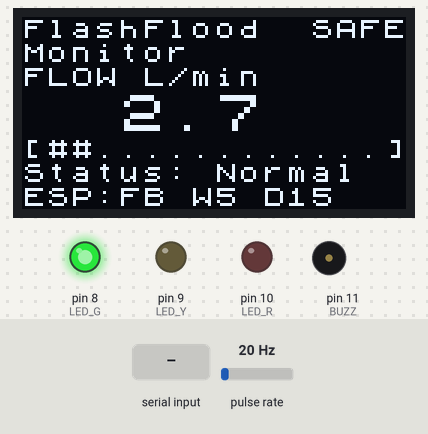
The sketch below on a simulated Arduino Uno, built with avr-gcc and run on an emulated ATmega328P. Shown: 128×64 one-colour display, output pins drawn as LEDs (lit = HIGH), buzzer (waves = sounding, pin HIGH). Wiring (inferred from the names in the program): pulse sensor: data pin 2. The test bench sets the inputs (shaded band); at power-on: pulse rate 20 Hz. What the sketch prints to the serial monitor is not drawn.

Above: at 2.1 s.
2.2 s: "S,45\n" received over the second serial link
At 4.2 s:
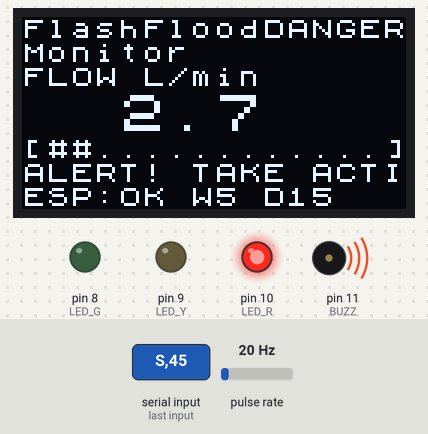
4.5 s: pulse rate (sensor on pin 2) set to 34 Hz
At 7.3 s:
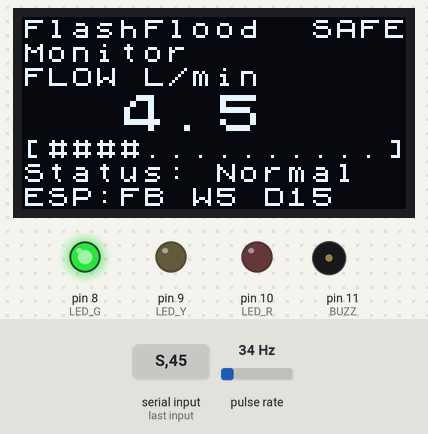
7.5 s: pulse rate (sensor on pin 2) set to 39 Hz
At 10.4 s:
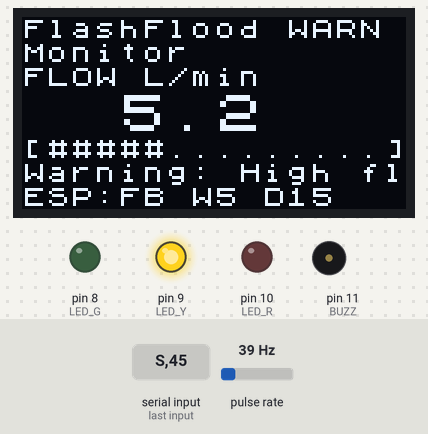
10.5 s: pulse rate (sensor on pin 2) set to 4 Hz
At 13.1 s:
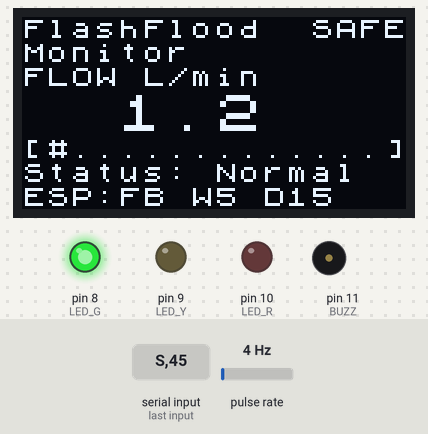
13.4 s: "S,45\n" received over the second serial link
At 14.8 s:
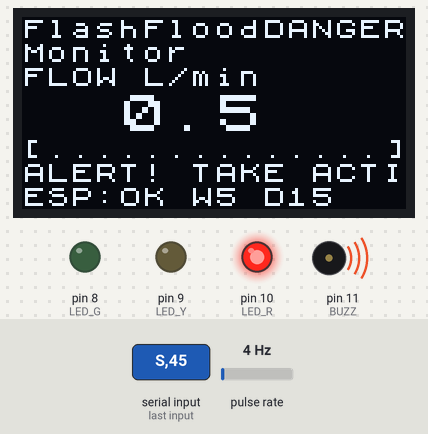
Timing chart, 0 to 16.7 s (numbered marks = the images above; inputs shaded):
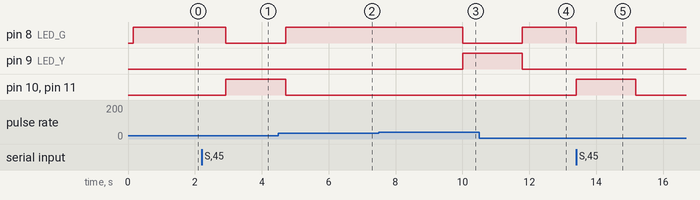

The sketch:

UNO_ATmega_Core.ino
```cpp
#include <SoftwareSerial.h>
#include <Wire.h>
#include <U8x8lib.h>

#define FLOW_PIN 2
#define LED_G 8
#define LED_Y 9
#define LED_R 10
#define BUZZ  11

// UNO RX=D4 (from ESP32 TX17), UNO TX=D5 (to ESP32 RX16 via divider)
SoftwareSerial link(4, 5);

// OLED (I2C) low-RAM text mode: 16 cols x 8 rows
U8X8_SSD1306_128X64_NONAME_HW_I2C oled(U8X8_PIN_NONE);

// Flow sensor calibration (YF-S201 typical)
const float CAL_FACTOR = 7.5;

// Thresholds
const float WARN_LMIN   = 5.0;
const float DANGER_LMIN = 15.0;

volatile unsigned long pulseCount = 0;
void pulseISR() { pulseCount++; }

void setOutputs(int s) {
  digitalWrite(LED_G, s == 0);
  digitalWrite(LED_Y, s == 1);
  digitalWrite(LED_R, s == 2);
  digitalWrite(BUZZ,  s == 2);
}

int fallbackState(float flowLmin) {
  if (flowLmin >= DANGER_LMIN) return 2;
  if (flowLmin >= WARN_LMIN) return 1;
  return 0;
}

const char* stateToText(int s) {
  if (s == 2) return "DANGER";
  if (s == 1) return "WARN";
  return "SAFE";
}

// Read reply line like: "S,2\n"
int readStateFromESP32(unsigned long timeoutMs = 400) {
  unsigned long start = millis();

  char buf[24];
  uint8_t idx = 0;

  while (millis() - start < timeoutMs) {
    while (link.available()) {
      char c = (char)link.read();
      if (c == '\r') continue;

      if (c == '\n') {
        buf[idx] = '\0';

        if (idx > 0) {
          Serial.print("ESP32 reply: ");
          Serial.println(buf);
        }

        if (idx >= 3 && buf[0] == 'S' && buf[1] == ',') {
          int s = buf[2] - '0';
          if (s < 0) s = 0;
          if (s > 2) s = 2;
          return s;
        }

        idx = 0;
      } else {
        if (idx < sizeof(buf) - 1) buf[idx++] = c;
      }
    }
  }

  Serial.println("ESP32 reply: (none)");
  return -1;
}

// ---------- OLED UI helpers (16x8 cells) ----------

// Build a 16-char bar like: [####......]
void makeBar(char* out16, float flow) {
  // 16 columns total. We'll use 14 for bar + 2 brackets => "[............]"
  // length must fit 16 exactly including null terminator in buffer size 17.
  int filled = 0;

  // Map flow to 0..14 using DANGER as "full"
  float ratio = flow / DANGER_LMIN;
  if (ratio < 0) ratio = 0;
  if (ratio > 1) ratio = 1;

  filled = (int)(ratio * 14.0f + 0.5f);

  out16[0] = '[';
  for (int i = 0; i < 14; i++) out16[1 + i] = (i < filled) ? '#' : '.';
  out16[15] = ']';
  out16[16] = '\0';
}

// Format a short flow string for big display (max 5 chars)
void formatFlowBig(char* out, float flow) {
  // Prefer "12.3" (4 chars) or "0.0"
  // If too big, show "99+"
  if (flow >= 99.95f) {
    strcpy(out, "99+");
    return;
  }
  // One decimal keeps it short and readable in 2x2
  dtostrf(flow, 4, 1, out);   // width=4, 1 decimal => "12.3" or " 0.0"
  // Remove leading spaces for nicer centering
  while (out[0] == ' ') memmove(out, out + 1, strlen(out));
}

// Creative UI screen
void oledShow(float flowLmin, int state, bool espOk) {
  // Clear all 8 rows
  for (uint8_t y = 0; y < 8; y++) oled.clearLine(y);

  // Title (split to fit 16 cols)
  oled.drawString(0, 0, "FlashFlood");
  oled.drawString(0, 1, "Monitor");

  // Status badge on right side (fits)
  // Row 0 right area: "SAFE"/"WARN"/"DANGER"
  const char* st = stateToText(state);
  // Place status at col 10 (adjust if you want)
  if (state == 2) oled.drawString(10, 0, "DANGER");  // 6 chars
  else if (state == 1) oled.drawString(11, 0, "WARN"); // 4 chars
  else oled.drawString(12, 0, "SAFE"); // 4 chars

  // Big flow value (2x2)
  // Uses rows 2-3 and columns 0..?
  char fbig[8];
  formatFlowBig(fbig, flowLmin);

  oled.drawString(0, 2, "FLOW L/min");
  // big number starting around col 4 row 3 for good look
  oled.draw2x2String(4, 3, fbig);

  // Bar indicator (row 5)
  char bar[17];
  makeBar(bar, flowLmin);
  oled.drawString(0, 5, bar);

  // Bottom info row (row 7)
  // Example: "ESP:OK  W:5 D:15"
  char bottom[17];
  // Keep under 16 chars!
  // "ESP:OK W5 D15" = 12 chars
  snprintf(bottom, sizeof(bottom), "ESP:%s W5 D15", espOk ? "OK" : "FB");
  oled.drawString(0, 7, bottom);

  // Small hint row (row 6) based on state
  if (state == 2) oled.drawString(0, 6, "ALERT! TAKE ACTION");
  else if (state == 1) oled.drawString(0, 6, "Warning: High flow");
  else oled.drawString(0, 6, "Status: Normal");
}
// -----------------------------------------------

void setup() {
  Serial.begin(9600);
  link.begin(9600);

  pinMode(LED_G, OUTPUT);
  pinMode(LED_Y, OUTPUT);
  pinMode(LED_R, OUTPUT);
  pinMode(BUZZ, OUTPUT);

  pinMode(FLOW_PIN, INPUT_PULLUP);
  attachInterrupt(digitalPinToInterrupt(FLOW_PIN), pulseISR, FALLING);

  oled.begin();
  oled.setPowerSave(0);
  oled.setFont(u8x8_font_chroma48medium8_r);

  // If your OLED is upside down, uncomment this:
  // oled.setFlipMode(1);

  oled.clearDisplay();
  oled.drawString(0, 0, "FlashFlood");
  oled.drawString(0, 1, "Monitor Booting");

  setOutputs(0);
  Serial.println("UNO core ready (Creative OLED + Serial).");
}

void loop() {
  // Measure pulses for 1 second
  noInterrupts();
  pulseCount = 0;
  interrupts();

  delay(1000);

  noInterrupts();
  unsigned long p = pulseCount;
  interrupts();

  // Flow in L/min
  float flowLmin = ((float)p) / CAL_FACTOR;

  // Send flow to ESP32
  link.print("F,");
  link.print(flowLmin, 2);
  link.print("\n");

  // Read state from ESP32
  int state = readStateFromESP32(400);
  bool espOk = true;

  if (state == -1) {
    espOk = false;
    state = fallbackState(flowLmin);
  }

  setOutputs(state);

  // Serial output (kept)
  Serial.print("Flow=");
  Serial.print(flowLmin, 2);
  Serial.print(" L/min  State=");
  Serial.print(state);
  Serial.print("  ESP=");
  Serial.println(espOk ? "OK" : "FALLBACK");

  // OLED UI
  oledShow(flowLmin, state, espOk);
}
```

Measured:
- the behaviour switches between 37 and 38 Hz on pulse rate (sensor on pin 2) (found by bisection; images 2 and 3)
- after the input at 2.2 s, pin 8 (LED_G): HIGH → LOW after 0.73 s; pin 10 (LED_R), pin 11 (BUZZ): LOW → HIGH after 0.73 s
- after the input at 7.5 s, pin 8 (LED_G): HIGH → LOW after 2.5 s; pin 9 (LED_Y): LOW → HIGH after 2.5 s
- after the input at 10.5 s, pin 8 (LED_G): LOW → HIGH after 1.3 s; pin 9 (LED_Y): HIGH → LOW after 1.3 s
- after the input at 13.4 s, pin 8 (LED_G): HIGH → LOW at once, → HIGH 1.8 s later; pin 10 (LED_R), pin 11 (BUZZ): LOW → HIGH at once, → LOW 1.8 s later
- what the display in image 5 shows lasts 1.4 s, from 13.8 s to 15.2 s
